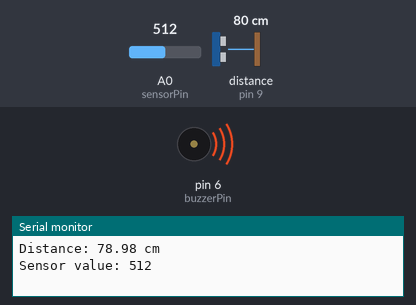
This sketch was run on a simulated Arduino Uno, built with avr-gcc and run on an emulated ATmega328P. On the bench: buzzer (waves = sounding, pin HIGH), the last lines printed to the serial monitor. Wiring (inferred from the names in the program): ultrasonic range finder: trigger pin 8; echo pin 9. The test bench sets the inputs (shaded band); at power-on: distance to the obstacle (sensor on pin 9) 80 cm, A0 (sensorPin) = 512. The echo pulse lasts 58.3 µs per cm; the modem accepts every AT command (registered, SIM ready, sends succeed) and sends nothing else; pins used as bus, display or sensor lines are not drawn.

Above: at 4.2 s.
4.3 s: distance to the obstacle (sensor on pin 9) set to 96 cm
9.3 s: distance to the obstacle (sensor on pin 9) set to 104 cm
At 11.8 s:
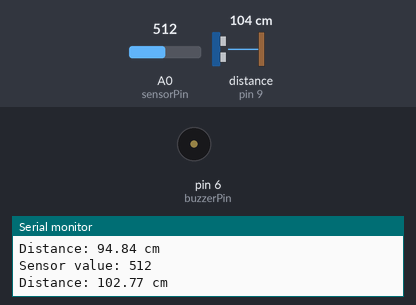
17.6 s: distance to the obstacle (sensor on pin 9) set to 2 cm
At 18.4 s:
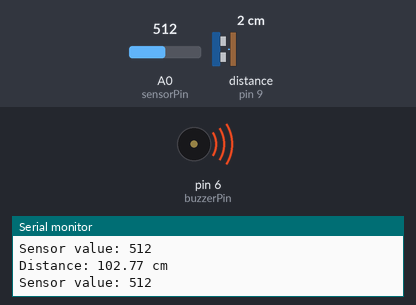
22.6 s: distance to the obstacle (sensor on pin 9) set to 120 cm
At 24.4 s:
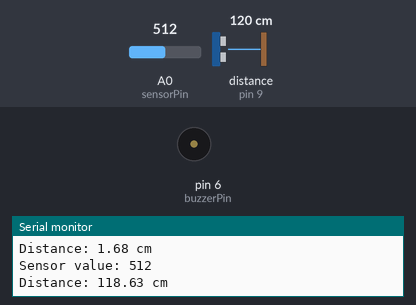
Timing chart, 0 to 30.2 s (numbered marks = the images above; inputs shaded):
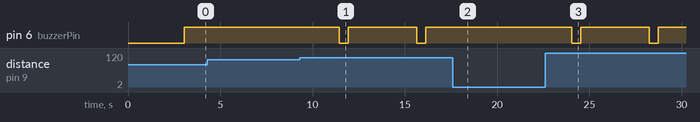

Measured:
- the behaviour switches between 101 and 102 cm on distance to the obstacle (sensor on pin 9) (found by bisection; images 0 and 1)
- after the input at 9.3 s, pin 6 (buzzerPin): alternates HIGH for 3.7 s and LOW for 0.50 s, starting after 2.1 s
- after the input at 17.6 s, pin 6 (buzzerPin): stays HIGH (without the input it goes to LOW after 2.2 s)
- after the input at 22.6 s, pin 6 (buzzerPin): alternates HIGH for 3.7 s and LOW for 0.50 s, starting after 1.4 s

The sketch:

final.ino
```cpp
#include <SoftwareSerial.h>

#define trigPin 8
#define echoPin 9
#define buzzerPin 6
int sensorPin = A0;    // define analog input pin for MQ-3 sensor
int threshold = 325;   // define gas concentration threshold

SoftwareSerial mySerial(6, 7); // RX, TX

void setup() {
  Serial.begin(9600); // Initialize serial communication at 9600 baud
  pinMode(A0, INPUT);
  pinMode(trigPin, OUTPUT);
  pinMode(echoPin, INPUT);
  pinMode(buzzerPin, OUTPUT);
  mySerial.begin(9600); // Initialize GSM module serial communication at 9600 baud
  delay(1000);
  mySerial.println("AT"); // Check if the GSM module is responding
  delay(1000);
  mySerial.println("AT+CMGF=1\r"); // Set the GSM module to text mode
  delay(1000);
  mySerial.println("AT+CNMI=2,2,0,0,0"); // Configure the GSM module to send new SMS message notifications to the Arduino
}

void loop() {
  digitalWrite(trigPin, LOW); // Set the trigger pin to low
  delayMicroseconds(2); // Wait for 2 microseconds
  digitalWrite(trigPin, HIGH); // Set the trigger pin to high
  delayMicroseconds(10); // Wait for 10 microseconds
  digitalWrite(trigPin, LOW); // Set the trigger pin to low
  long duration = pulseIn(echoPin, HIGH); // Measure the duration of the echo pulse
  float distance = duration * 0.034 / 2; // Calculate the distance in centimeters
  Serial.print("Distance: ");
  Serial.print(distance);
  Serial.println(" cm");
  if (distance < 100) { // If the distance is less than 100 cm, turn on the buzzer
    digitalWrite(buzzerPin, HIGH);
  } else { // Otherwise, turn off the buzzer
    digitalWrite(buzzerPin, LOW);
  }
  delay(500); // Wait for 500 milliseconds before measuring again
  int sensorValue = analogRead(sensorPin); // read analog value from MQ-3 sensor
  Serial.print("Sensor value: ");
  Serial.println(sensorValue); // print sensor value to serial monitor
  if (sensorValue > threshold) { // check if gas concentration is above threshold
    digitalWrite(buzzerPin, HIGH); // turn buzzer on
    delay(500); // wait for 0.5 second
    sendSMS(); // send SMS alert
  }
  delay(1000); // wait for 1 second before taking next reading
}

void sendSMS() {
  mySerial.println("AT+CMGS=\"+919985172319\""); // Replace XXXXXXXXXX with the recipient's mobile number
  delay(1000);
  mySerial.print("Alcohol concentration has exceeded the threshold of ");
  mySerial.print(threshold);
  mySerial.println(" ppm!"); // Replace ppm with the appropriate unit for your gas sensor
  delay(100);
  mySerial.write(0x1A); // Send Ctrl+Z character to end SMS message
  delay(1000);
}
```
